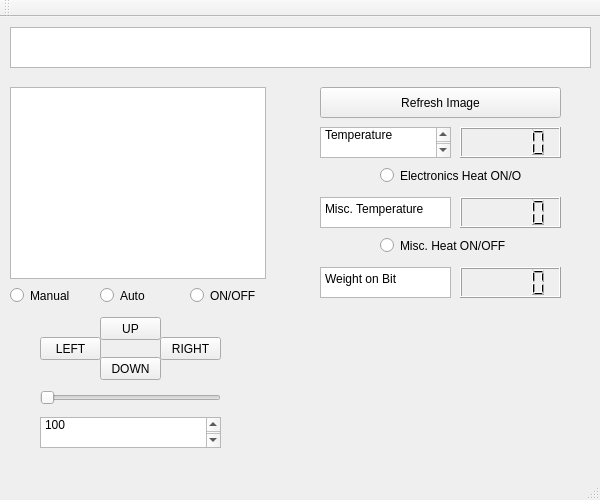
<?xml version="1.0" encoding="UTF-8"?>
<ui version="4.0">
 <class>MainWindow</class>
 <widget class="QMainWindow" name="MainWindow">
  <property name="geometry">
   <rect>
    <x>0</x>
    <y>0</y>
    <width>600</width>
    <height>500</height>
   </rect>
  </property>
  <property name="windowTitle">
   <string>MainWindow</string>
  </property>
  <widget class="QWidget" name="centralWidget">
   <widget class="QRadioButton" name="btnMANUAL">
    <property name="geometry">
     <rect>
      <x>10</x>
      <y>270</y>
      <width>82</width>
      <height>17</height>
     </rect>
    </property>
    <property name="text">
     <string>Manual</string>
    </property>
   </widget>
   <widget class="QRadioButton" name="btnAUTO">
    <property name="geometry">
     <rect>
      <x>100</x>
      <y>270</y>
      <width>82</width>
      <height>17</height>
     </rect>
    </property>
    <property name="text">
     <string>Auto</string>
    </property>
   </widget>
   <widget class="QRadioButton" name="btnONOFF">
    <property name="geometry">
     <rect>
      <x>190</x>
      <y>270</y>
      <width>82</width>
      <height>17</height>
     </rect>
    </property>
    <property name="text">
     <string>ON/OFF</string>
    </property>
   </widget>
   <widget class="QPushButton" name="pshUP">
    <property name="geometry">
     <rect>
      <x>100</x>
      <y>300</y>
      <width>61</width>
      <height>23</height>
     </rect>
    </property>
    <property name="text">
     <string>UP</string>
    </property>
   </widget>
   <widget class="QPushButton" name="pshLEFT">
    <property name="geometry">
     <rect>
      <x>40</x>
      <y>320</y>
      <width>61</width>
      <height>23</height>
     </rect>
    </property>
    <property name="text">
     <string>LEFT</string>
    </property>
   </widget>
   <widget class="QPushButton" name="pshDOWN">
    <property name="geometry">
     <rect>
      <x>100</x>
      <y>340</y>
      <width>61</width>
      <height>23</height>
     </rect>
    </property>
    <property name="text">
     <string>DOWN</string>
    </property>
   </widget>
   <widget class="QPushButton" name="pshRIGHT">
    <property name="geometry">
     <rect>
      <x>160</x>
      <y>320</y>
      <width>61</width>
      <height>23</height>
     </rect>
    </property>
    <property name="text">
     <string>RIGHT</string>
    </property>
   </widget>
   <widget class="QSlider" name="sldSPEED">
    <property name="geometry">
     <rect>
      <x>40</x>
      <y>370</y>
      <width>181</width>
      <height>22</height>
     </rect>
    </property>
    <property name="orientation">
     <enum>Qt::Horizontal</enum>
    </property>
   </widget>
   <widget class="QPlainTextEdit" name="plainTextEdit">
    <property name="geometry">
     <rect>
      <x>40</x>
      <y>400</y>
      <width>181</width>
      <height>31</height>
     </rect>
    </property>
    <property name="plainText">
     <string>0              Drill Speed               100</string>
    </property>
   </widget>
   <widget class="QGraphicsView" name="viewPICTURE">
    <property name="geometry">
     <rect>
      <x>10</x>
      <y>70</y>
      <width>256</width>
      <height>192</height>
     </rect>
    </property>
   </widget>
   <widget class="QLCDNumber" name="lcdTEMPSENS1">
    <property name="geometry">
     <rect>
      <x>460</x>
      <y>110</y>
      <width>101</width>
      <height>31</height>
     </rect>
    </property>
   </widget>
   <widget class="QLCDNumber" name="lcdTEMPSENS1_2">
    <property name="geometry">
     <rect>
      <x>460</x>
      <y>180</y>
      <width>101</width>
      <height>31</height>
     </rect>
    </property>
   </widget>
   <widget class="QLCDNumber" name="lcdTEMPSENS1_3">
    <property name="geometry">
     <rect>
      <x>460</x>
      <y>250</y>
      <width>101</width>
      <height>31</height>
     </rect>
    </property>
   </widget>
   <widget class="QPlainTextEdit" name="plainTextEdit_2">
    <property name="geometry">
     <rect>
      <x>320</x>
      <y>110</y>
      <width>131</width>
      <height>31</height>
     </rect>
    </property>
    <property name="plainText">
     <string>Electronics Temperature</string>
    </property>
   </widget>
   <widget class="QPlainTextEdit" name="plainTextEdit_3">
    <property name="geometry">
     <rect>
      <x>320</x>
      <y>180</y>
      <width>131</width>
      <height>31</height>
     </rect>
    </property>
    <property name="plainText">
     <string>Misc. Temperature</string>
    </property>
   </widget>
   <widget class="QPlainTextEdit" name="plainTextEdit_4">
    <property name="geometry">
     <rect>
      <x>320</x>
      <y>250</y>
      <width>131</width>
      <height>31</height>
     </rect>
    </property>
    <property name="plainText">
     <string>Weight on Bit</string>
    </property>
   </widget>
   <widget class="QRadioButton" name="btnELECTONOFF">
    <property name="geometry">
     <rect>
      <x>380</x>
      <y>150</y>
      <width>141</width>
      <height>17</height>
     </rect>
    </property>
    <property name="text">
     <string>Electronics Heat ON/OFF</string>
    </property>
   </widget>
   <widget class="QRadioButton" name="radioButton">
    <property name="geometry">
     <rect>
      <x>380</x>
      <y>220</y>
      <width>141</width>
      <height>17</height>
     </rect>
    </property>
    <property name="text">
     <string>Misc. Heat ON/OFF</string>
    </property>
   </widget>
   <widget class="QGraphicsView" name="graphicsView">
    <property name="geometry">
     <rect>
      <x>10</x>
      <y>10</y>
      <width>581</width>
      <height>41</height>
     </rect>
    </property>
   </widget>
   <widget class="QPushButton" name="btnIMAGEREFRESH">
    <property name="geometry">
     <rect>
      <x>320</x>
      <y>70</y>
      <width>241</width>
      <height>31</height>
     </rect>
    </property>
    <property name="text">
     <string>Refresh Image</string>
    </property>
   </widget>
  </widget>
  <widget class="QMenuBar" name="menuBar">
   <property name="geometry">
    <rect>
     <x>0</x>
     <y>0</y>
     <width>600</width>
     <height>21</height>
    </rect>
   </property>
  </widget>
  <widget class="QToolBar" name="mainToolBar">
   <attribute name="toolBarArea">
    <enum>TopToolBarArea</enum>
   </attribute>
   <attribute name="toolBarBreak">
    <bool>false</bool>
   </attribute>
  </widget>
  <widget class="QStatusBar" name="statusBar"/>
 </widget>
 <layoutdefault spacing="6" margin="11"/>
 <resources/>
 <connections/>
</ui>
